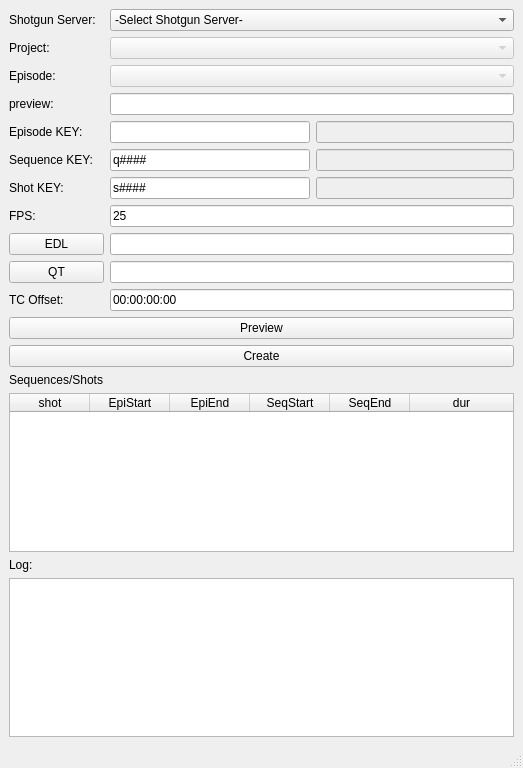
<?xml version="1.0" encoding="UTF-8"?>
<ui version="4.0">
 <class>MainWindow</class>
 <widget class="QMainWindow" name="MainWindow">
  <property name="geometry">
   <rect>
    <x>0</x>
    <y>0</y>
    <width>523</width>
    <height>768</height>
   </rect>
  </property>
  <property name="windowTitle">
   <string>MainWindow</string>
  </property>
  <widget class="QWidget" name="centralwidget">
   <layout class="QGridLayout" name="gridLayout">
    <item row="2" column="1" colspan="5">
     <widget class="QComboBox" name="cb_Project">
      <property name="enabled">
       <bool>false</bool>
      </property>
     </widget>
    </item>
    <item row="7" column="0">
     <widget class="QLabel" name="label_sqKey">
      <property name="text">
       <string>Sequence KEY:</string>
      </property>
     </widget>
    </item>
    <item row="6" column="1" colspan="4">
     <widget class="QLineEdit" name="le_epiKey">
      <property name="minimumSize">
       <size>
        <width>200</width>
        <height>0</height>
       </size>
      </property>
      <property name="maximumSize">
       <size>
        <width>16777215</width>
        <height>16777215</height>
       </size>
      </property>
      <property name="text">
       <string/>
      </property>
     </widget>
    </item>
    <item row="11" column="0">
     <widget class="QLabel" name="label_FPS">
      <property name="text">
       <string>FPS:</string>
      </property>
     </widget>
    </item>
    <item row="18" column="0" colspan="6">
     <widget class="QPushButton" name="pb_preview">
      <property name="text">
       <string>Preview</string>
      </property>
     </widget>
    </item>
    <item row="23" column="0" colspan="6">
     <widget class="QPlainTextEdit" name="te_log">
      <property name="verticalScrollBarPolicy">
       <enum>Qt::ScrollBarAsNeeded</enum>
      </property>
      <property name="horizontalScrollBarPolicy">
       <enum>Qt::ScrollBarAlwaysOff</enum>
      </property>
     </widget>
    </item>
    <item row="16" column="1" colspan="5">
     <widget class="QLineEdit" name="le_pathQT"/>
    </item>
    <item row="0" column="0">
     <widget class="QLabel" name="label_shotgunServer">
      <property name="text">
       <string>Shotgun Server:</string>
      </property>
     </widget>
    </item>
    <item row="0" column="1" colspan="5">
     <widget class="QComboBox" name="cb_shotgunServer">
      <property name="enabled">
       <bool>true</bool>
      </property>
      <item>
       <property name="text">
        <string>-Select Shotgun Server-</string>
       </property>
      </item>
      <item>
       <property name="text">
        <string>The Duck</string>
       </property>
      </item>
     </widget>
    </item>
    <item row="2" column="0">
     <widget class="QLabel" name="label_project">
      <property name="text">
       <string>Project:</string>
      </property>
     </widget>
    </item>
    <item row="4" column="0">
     <widget class="QLabel" name="label_episode">
      <property name="text">
       <string>Episode:</string>
      </property>
     </widget>
    </item>
    <item row="15" column="0">
     <widget class="QPushButton" name="pb_loadEDL">
      <property name="text">
       <string>EDL</string>
      </property>
     </widget>
    </item>
    <item row="16" column="0">
     <widget class="QPushButton" name="pb_loadQT">
      <property name="text">
       <string>QT</string>
      </property>
     </widget>
    </item>
    <item row="20" column="0">
     <widget class="QLabel" name="label_seqShots">
      <property name="text">
       <string>Sequences/Shots</string>
      </property>
     </widget>
    </item>
    <item row="21" column="0" colspan="6">
     <widget class="QTableWidget" name="tw_sqsh">
      <property name="verticalScrollBarPolicy">
       <enum>Qt::ScrollBarAsNeeded</enum>
      </property>
      <property name="horizontalScrollBarPolicy">
       <enum>Qt::ScrollBarAlwaysOff</enum>
      </property>
      <attribute name="horizontalHeaderVisible">
       <bool>true</bool>
      </attribute>
      <attribute name="horizontalHeaderCascadingSectionResizes">
       <bool>false</bool>
      </attribute>
      <attribute name="horizontalHeaderDefaultSectionSize">
       <number>80</number>
      </attribute>
      <attribute name="horizontalHeaderMinimumSectionSize">
       <number>80</number>
      </attribute>
      <attribute name="horizontalHeaderStretchLastSection">
       <bool>true</bool>
      </attribute>
      <attribute name="verticalHeaderVisible">
       <bool>false</bool>
      </attribute>
      <column>
       <property name="text">
        <string>shot</string>
       </property>
      </column>
      <column>
       <property name="text">
        <string>EpiStart</string>
       </property>
      </column>
      <column>
       <property name="text">
        <string>EpiEnd</string>
       </property>
      </column>
      <column>
       <property name="text">
        <string>SeqStart</string>
       </property>
      </column>
      <column>
       <property name="text">
        <string>SeqEnd</string>
       </property>
      </column>
      <column>
       <property name="text">
        <string>dur</string>
       </property>
      </column>
     </widget>
    </item>
    <item row="22" column="0">
     <widget class="QLabel" name="label_log">
      <property name="text">
       <string>Log:</string>
      </property>
     </widget>
    </item>
    <item row="4" column="1" colspan="5">
     <widget class="QComboBox" name="cb_Episode">
      <property name="enabled">
       <bool>false</bool>
      </property>
     </widget>
    </item>
    <item row="15" column="1" colspan="5">
     <widget class="QLineEdit" name="le_pathEDL"/>
    </item>
    <item row="19" column="0" colspan="6">
     <widget class="QPushButton" name="pb_create">
      <property name="text">
       <string>Create</string>
      </property>
     </widget>
    </item>
    <item row="7" column="5">
     <widget class="QLineEdit" name="le_seqPreview">
      <property name="enabled">
       <bool>false</bool>
      </property>
      <property name="text">
       <string/>
      </property>
      <property name="readOnly">
       <bool>true</bool>
      </property>
     </widget>
    </item>
    <item row="6" column="0">
     <widget class="QLabel" name="label_epiKey">
      <property name="text">
       <string>Episode KEY:</string>
      </property>
     </widget>
    </item>
    <item row="11" column="1" colspan="5">
     <widget class="QLineEdit" name="le_FPS">
      <property name="text">
       <string>25</string>
      </property>
     </widget>
    </item>
    <item row="9" column="1" colspan="4">
     <widget class="QLineEdit" name="le_shKey">
      <property name="minimumSize">
       <size>
        <width>200</width>
        <height>0</height>
       </size>
      </property>
      <property name="maximumSize">
       <size>
        <width>16777215</width>
        <height>16777215</height>
       </size>
      </property>
      <property name="text">
       <string>s####</string>
      </property>
     </widget>
    </item>
    <item row="9" column="0">
     <widget class="QLabel" name="label_shKey">
      <property name="text">
       <string>Shot KEY:</string>
      </property>
     </widget>
    </item>
    <item row="9" column="5">
     <widget class="QLineEdit" name="le_shotPreview">
      <property name="enabled">
       <bool>false</bool>
      </property>
      <property name="text">
       <string/>
      </property>
      <property name="readOnly">
       <bool>true</bool>
      </property>
     </widget>
    </item>
    <item row="5" column="1" colspan="5">
     <widget class="QLineEdit" name="le_preview">
      <property name="enabled">
       <bool>true</bool>
      </property>
      <property name="readOnly">
       <bool>true</bool>
      </property>
     </widget>
    </item>
    <item row="6" column="5">
     <widget class="QLineEdit" name="le_epiPreview">
      <property name="enabled">
       <bool>false</bool>
      </property>
      <property name="readOnly">
       <bool>true</bool>
      </property>
     </widget>
    </item>
    <item row="5" column="0">
     <widget class="QLabel" name="label">
      <property name="text">
       <string>preview:</string>
      </property>
     </widget>
    </item>
    <item row="17" column="0">
     <widget class="QLabel" name="label_tcOffset">
      <property name="text">
       <string>TC Offset:</string>
      </property>
     </widget>
    </item>
    <item row="17" column="1" colspan="5">
     <widget class="QLineEdit" name="le_tcOffset">
      <property name="text">
       <string>00:00:00:00</string>
      </property>
     </widget>
    </item>
    <item row="7" column="1" colspan="4">
     <widget class="QLineEdit" name="le_sqKey">
      <property name="minimumSize">
       <size>
        <width>200</width>
        <height>0</height>
       </size>
      </property>
      <property name="maximumSize">
       <size>
        <width>16777215</width>
        <height>16777215</height>
       </size>
      </property>
      <property name="text">
       <string>q####</string>
      </property>
     </widget>
    </item>
   </layout>
  </widget>
  <widget class="QMenuBar" name="menubar">
   <property name="geometry">
    <rect>
     <x>0</x>
     <y>0</y>
     <width>523</width>
     <height>18</height>
    </rect>
   </property>
  </widget>
  <widget class="QStatusBar" name="statusbar"/>
 </widget>
 <resources/>
 <connections/>
</ui>
